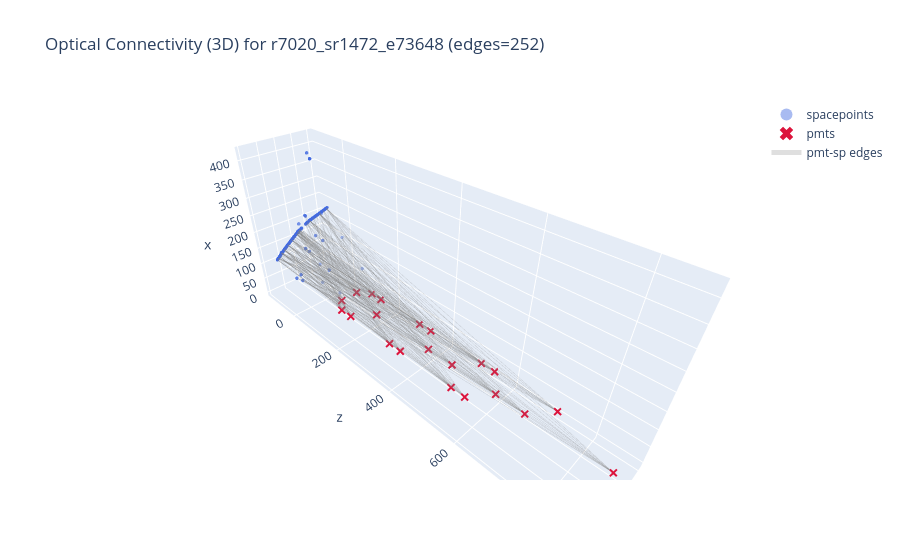

Notebook code cell kept with this figure:
### Code cell
# 3D

def to_3d(pos):
    pos = pos.cpu()
    if pos.size(1) >= 3:
        return pos[:, 0], pos[:, 1], pos[:, 2]
    if pos.size(1) == 2:
        return pos[:, 0], pos[:, 1], torch.zeros(pos.size(0), device=pos.device)
    return pos[:, 0], torch.zeros(pos.size(0), device=pos.device), torch.zeros(pos.size(0), device=pos.device)

pmt_pos = data['pmt'].pos.cpu()
sp_pos = data['sp'].pos.cpu()
edge_index = data['pmt', 'knn', 'sp'].edge_index.cpu() if ('pmt', 'knn', 'sp') in data.edge_types else torch.empty((2, 0), dtype=torch.long)

pmt_x, pmt_y, pmt_z = to_3d(pmt_pos)
sp_x, sp_y, sp_z = to_3d(sp_pos)

edge_x = []
edge_y = []
edge_z = []
for src, tgt in edge_index.t().tolist():
    edge_x.extend([pmt_x[src].item(), sp_x[tgt].item(), None])
    edge_y.extend([pmt_y[src].item(), sp_y[tgt].item(), None])
    edge_z.extend([pmt_z[src].item(), sp_z[tgt].item(), None])

fig = go.Figure()
fig.add_trace(go.Scatter3d(
    x=sp_x,
    y=sp_y,
    z=sp_z,
    mode='markers',
    marker=dict(size=2, color='royalblue', opacity=0.45),
    name='spacepoints'
))
fig.add_trace(go.Scatter3d(
    x=pmt_x,
    y=pmt_y,
    z=pmt_z,
    mode='markers',
    marker=dict(size=3, color='crimson', symbol='x'),
    name='pmts'
))
fig.add_trace(go.Scatter3d(
    x=edge_x,
    y=edge_y,
    z=edge_z,
    mode='lines',
    line=dict(color='gray', width=1),
    opacity=0.25,
    name='pmt-sp edges'
))

fig.update_layout(
    title=f'Optical Connectivity (3D) for {name} (edges={edge_index.size(1)})',
    scene=dict(
        xaxis_title='y',
        yaxis_title='z',
        zaxis_title='x',
        aspectmode='data',
    ),
    legend=dict(itemsizing='constant'),
)
fig

### Figure 1 — Plotly figure (JSON) as saved in the notebook; plotly's stock layout.template omitted (floating-point values rounded to 4 significant figures; data arrays with more than 128 entries replaced by an {"elided": "..."} marker saying what was removed)
{"data": [{"marker": {"color": "royalblue", "opacity": 0.45, "size": 2}, "mode": "markers", "name": "spacepoints", "type": "scatter3d", "x": {"elided": "434 float values"}, "y": {"elided": "434 float values"}, "z": {"elided": "434 float values"}}, {"marker": {"color": "crimson", "size": 3, "symbol": "x"}, "mode": "markers", "name": "pmts", "type": "scatter3d", "x": [-0.8503, 0.01737, -56.27, 55.62, 55.62, -0.5022, -1.022, -56.1, -56.1, 54.75, 54.75, -0.6754, -56.97, -56.27, 55.1, 55.27, 27.56, -0.5024, -28.73, -56.27, -56.62], "y": [865.5, 664.2, 711.2, 540.8, 500.0, 585.2, 453.0, 540.5, 500.4, 328.1, 288.0, 373.8, 328.5, 287.6, 128.4, 87.85, 51.25, 173.6, 50.35, 128.1, 87.85], "z": [0.0, 0.0, 0.0, 0.0, 0.0, 0.0, 0.0, 0.0, 0.0, 0.0, 0.0, 0.0, 0.0, 0.0, 0.0, 0.0, 0.0, 0.0, 0.0, 0.0, 0.0]}, {"line": {"color": "gray", "width": 1}, "mode": "lines", "name": "pmt-sp edges", "opacity": 0.25, "type": "scatter3d", "x": {"elided": "756 float values"}, "y": {"elided": "756 float values"}, "z": {"elided": "756 float values"}}], "layout": {"legend": {"itemsizing": "constant"}, "scene": {"aspectmode": "data", "xaxis": {"title": {"text": "y"}}, "yaxis": {"title": {"text": "z"}}, "zaxis": {"title": {"text": "x"}}}, "title": {"text": "Optical Connectivity (3D) for r7020_sr1472_e73648 (edges=252)"}}}
